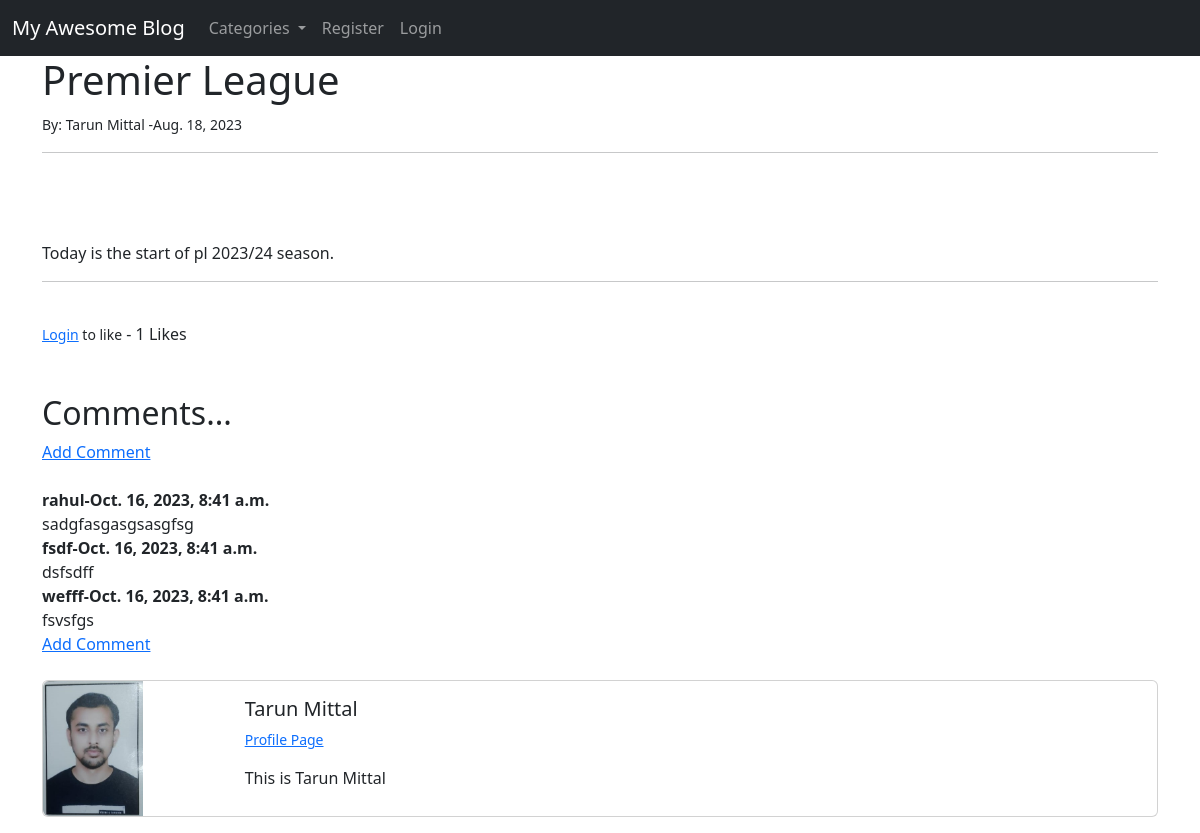
The app's page /article/1 with its own data.
### theblog/models.py (models this page shows, shortened)
class Post(models.Model):
    title=models.CharField(max_length=255)
    header_image=models.ImageField(null=True,blank=True,upload_to='images/')
    title_tag=models.CharField(max_length=255)
    author= models.ForeignKey(User,on_delete=models.CASCADE)
    body=RichTextField(blank=True,null=True)
    post_date=models.DateField(auto_now_add=True)
    category=models.CharField(max_length=255,default="Coding")
    snippet=models.CharField(max_length=255)
    likes=models.ManyToManyField(User,related_name='blog_posts')
    def total_likes(self):
        return self.likes.count()

class Comment(models.Model):
    post=models.ForeignKey(Post,related_name="comments",on_delete=models.CASCADE)
    name=models.CharField(max_length=255)
    body=models.TextField()
    date_added=models.DateTimeField(auto_now_add=True)

class Profile(models.Model):
    user=models.OneToOneField(User,null=True,on_delete=models.CASCADE)
    bio=models.TextField()
    profile_pic=models.ImageField(null=True,blank=True,upload_to='images/')
    website_url=models.CharField(max_length=255,null=True,blank=True)
    fb_url=models.CharField(max_length=255,null=True,blank=True)
    twitter_url=models.CharField(max_length=255,null=True,blank=True)
    instagram_url=models.CharField(max_length=255,null=True,blank=True)
    pinterest_url=models.CharField(max_length=255,null=True,blank=True)

### theblog/views.py (the view)
# urls.py: path('article/<int:pk>',ArticleDetailsView.as_view(),name='article_detail'),
class ArticleDetailsView(DetailView):
    model = Post
    template_name="articles_details.html"
    def get_context_data(self,*args,**kwargs):
          cat_menu=Category.objects.all()
          context=super(ArticleDetailsView,self).get_context_data(*args,**kwargs)
          stuff=get_object_or_404(Post,id=self.kwargs['pk'])
          total_likes=stuff.total_likes()
          liked=False
          if stuff.likes.filter(id=self.request.user.id).exists():
            liked=True
          context["cat_menu"] = cat_menu
          context["total_likes"]=total_likes
          context["liked"] = liked
          return context

### theblog/models.py (called while the page is built)
    def __str__(self):
       return self.name

### theblog/templates/articles_details.html (shortened to what this page needs)
{%extends 'basic.html'%}
{% load static %}
{%block body%}
<h1> {{post.title}}</h1>
<small>By: {{post.author.first_name}} {{post.author.last_name}} -{{post.post_date}}
</small><br />
<hr>
<br/>
<br/><br/>
{{post.body|safe}}
<hr>
<br />
<form action="{%url 'like_post' post.pk %}"
  method="POST">
   {%if user.is_authenticated%}
      {% if liked %}
          <button type="submit", name="post_id", value="{{post.id}}", class="btn btn-danger btn-sm">Unlike
          </button>
      {% else %}
          <button type="submit", name="post_id", value="{{post.id}}", class="btn btn-primary btn-sm">Like
          </button>
      {% endif %}
   {% else %}
      <small><a href="{%url 'login' %}">Login</a> to like</small>
    {% endif %}
    - {{total_likes}} Likes
</form>
<br /><br />
<h2> Comments... </h2>
{%if not post.comments.all%}
    No Comments Yet...<a href="{%url 'add_comment' post.pk%}">Add Comment</a>
{%else%}
<a href="{%url 'add_comment' post.pk%}">Add Comment</a>
<br /><br />
    {% for comment in post.comments.all%}
      <strong>
        {{comment.name}}-{{comment.date_added}}
      </strong>
      <br/>
        {{comment.body}}
        <br/>
    {% endfor %}
    <a href="{%url 'add_comment' post.pk%}">Add Comment</a>
{% endif %}
<br /><br />
<div class="card mb-3" >
  <div class="row g-0">
    <div class="col-md-2">
      {% if post.author.profile.profile_pic %}
        <img src="{{post.author.profile.profile_pic.url}}" class="img-fluid rounded-start" width=100 height=100>
      {%else%}
        <img src="{% static 'theblog/images/default-profile-account-unknown-icon-black-silhouette-free-vector.jpg' %}" class="img-fluid rounded-start" width=100 height=100>
      {%endif%}
    </div>
    <div class="col-md-10">
      <div class="card-body">
        <h5 class="card-title">{{post.author.first_name}} {{post.author.last_name}}</h5>
        <p class="small text-muted">
          <a href="{% url 'show_profile_page' post.author.profile.id %}">Profile Page</a>
        <p class="card-text">{{post.author.profile.bio}}</p>
      </div>
    </div>
  </div>
</div>
{% endblock %}

### records on screen
Post: title "Premier League", author.first_name "Tarun", author.last_name "Mittal", post_date "Aug. 18, 2023", body "Today is the start of pl 2023/24 season.", author.profile.profile_pic (picture), author.profile.bio "This is Tarun Mittal"
Comment: name "rahul", date_added "Oct. 16, 2023, 8:41 a.m.", body "sadgfasgasgsasgfsg"
Comment: name "fsdf", date_added "Oct. 16, 2023, 8:41 a.m.", body "dsfsdff"
Comment: name "wefff", date_added "Oct. 16, 2023, 8:41 a.m.", body "fsvsfgs"

### other values on screen
{{ total_likes }} "1"
